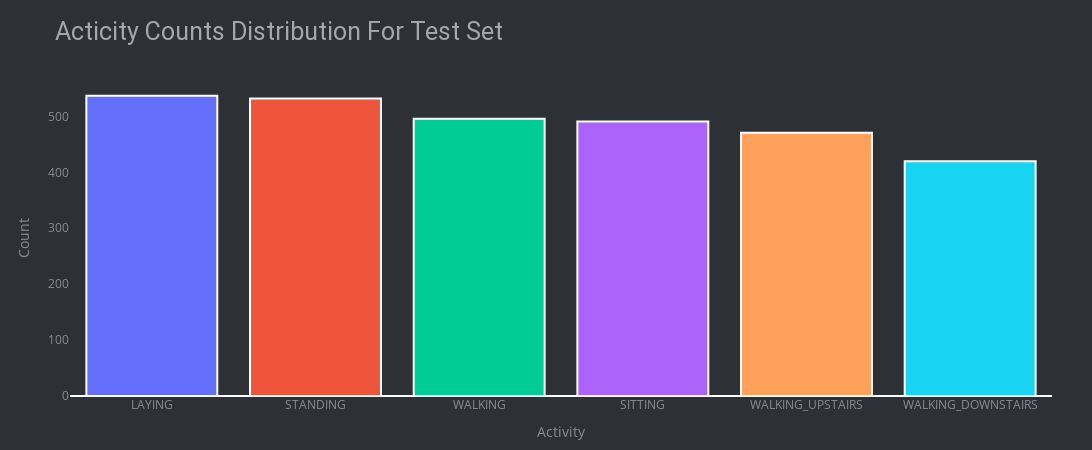

This figure's notebook cell:
### Code cell
# check data balanced or not for train
plt.figure(figsize=(25, 5))
count_plot=sns.countplot(data=df_test, x='subject', hue='Activity')
plt.gca().tick_params(axis='x')
plt.gca().tick_params(axis='y')
plt.xlabel( xlabel='Subjects')
plt.ylabel( ylabel='Activity Counts')
plt.legend(["Standing", "Seating", "Laying", "Walking", "Walking Downstairs", "Walking Upstairs"],bbox_to_anchor = (0.25, 1.1), ncol=6, loc='upper center')
plt.title("Subjects Wise Activity Counts For Test Set", fontsize=25, loc='left', pad=50, fontfamily="roboto")
plt.show()


plt.figure(figsize=(5, 5))
label_counts = df_test['Activity'].value_counts()
colors = px.colors.qualitative.Plotly

graph = go.Bar(x=label_counts.index, y=label_counts.values, marker = dict(color = colors))
layout = go.Layout(
    height=450, width=1100,
    title = 'Acticity Counts Distribution For Test Set',
    xaxis = dict(title = 'Activity', tickangle=0, showgrid=False),
    yaxis = dict(title = 'Count', showgrid=False),
    plot_bgcolor='#2d3035', paper_bgcolor='#2d3035',
    title_font=dict(size=25, color='#a5a7ab', family='roboto'),
    margin=dict(t=80, b=30, l=70, r=40),
    font=dict(color='#8a8d93'))
fig = go.Figure(data=[graph], layout = layout)
fig.update_traces(textfont=dict(color='#fff'), marker=dict(line=dict(color='#ffffff', width=2)))

iplot(fig)

### Figure 1 — Plotly figure (JSON) as saved in the notebook; plotly's stock layout.template omitted (floating-point values rounded to 4 significant figures)
{"data": [{"marker": {"color": ["#636EFA", "#EF553B", "#00CC96", "#AB63FA", "#FFA15A", "#19D3F3", "#FF6692", "#B6E880", "#FF97FF", "#FECB52"], "line": {"color": "#ffffff", "width": 2}}, "textfont": {"color": "#fff"}, "type": "bar", "x": ["LAYING", "STANDING", "WALKING", "SITTING", "WALKING_UPSTAIRS", "WALKING_DOWNSTAIRS"], "y": [537, 532, 496, 491, 471, 420]}], "layout": {"font": {"color": "#8a8d93"}, "height": 450, "margin": {"b": 30, "l": 70, "r": 40, "t": 80}, "paper_bgcolor": "#2d3035", "plot_bgcolor": "#2d3035", "title": {"font": {"color": "#a5a7ab", "family": "roboto", "size": 25}, "text": "Acticity Counts Distribution For Test Set"}, "width": 1100, "xaxis": {"showgrid": false, "tickangle": 0, "title": {"text": "Activity"}}, "yaxis": {"showgrid": false, "title": {"text": "Count"}}}}
